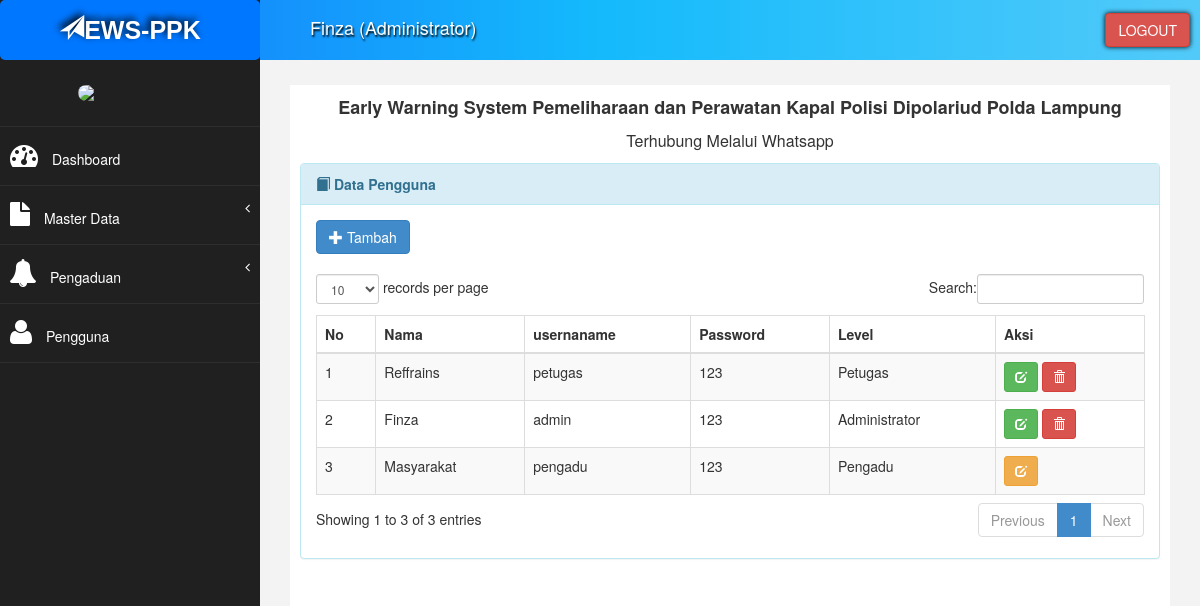
Page /index?page=user_data (signed in) on the committed database.
### tables this page shows
CREATE TABLE `tb_pengguna` (
  `id_pengguna` varchar(50) NOT NULL,
  `nama_pengguna` varchar(30) NOT NULL,
  `username` varchar(30) NOT NULL,
  `password` varchar(20) NOT NULL,
  `level` enum('Administrator','Petugas','Pengadu') NOT NULL DEFAULT 'Pengadu',
  `grup` enum('A','B') NOT NULL DEFAULT 'B'
);

### admin/pengguna/pengguna_tampil.php (the view)
<div class="panel panel-info">
	<div class="panel-heading">
		<i class="glyphicon glyphicon-book"></i>
		<b>Data Pengguna</b>
	</div>
	<div class="panel-body">
		<div class="table-responsive">
			<table class="table table-striped table-bordered table-hover" id="dataTables-example">
				<thead>
					<tr>
						<th>No</th>
						<th>Nama</th>
						<th>usernaname</th>
						<th>Password</th>
						<th>Level</th>
						<th>Aksi</th>
					</tr>
				</thead>
				<tbody>
					<?php
                        $no = 1;
                        $sql = $koneksi->query("select * from tb_pengguna order by grup asc");
                        while ($data= $sql->fetch_assoc()) {
                    ?>
					<tr>
						<td>
							<?php echo $no++; ?>
						</td>
						<td>
							<?php echo $data['nama_pengguna']; ?>
						</td>
						<td>
							<?php echo $data['username']; ?>
						</td>
						<td>
							<?php echo $data['password']; ?>
						</td>
						<td>
							<?php echo $data['level']; ?>
						</td>
						<td>
							<?php $grup = $data['grup'];?>
							<?php if($grup == "A"){?>
							<a href="?page=pengguna_ubah&kode=<?php echo $data['id_pengguna']; ?>" title="Ubah"
							 class="btn btn-success btn-sm">
								<i class="glyphicon glyphicon-edit"></i>
							</a>
							<a href="?page=pengguna_hapus&kode=<?php echo $data['id_pengguna']; ?>" onclick="return confirm('Apakah anda yakin hapus pengguna ini ?')"
							 title="Hapus" class="btn btn-danger btn-sm">
								<i class="glyphicon glyphicon-trash"></i>
							</a>
							<?php }else{ ?>
							<a href="?page=pedu_ubah&kode=<?php echo $data['id_pengguna']; ?>" title="Ubah"
							 class="btn btn-warning btn-sm">
								<i class="glyphicon glyphicon-edit"></i>
							</a>
							<?php } ?>
						</td>
					</tr>
					<?php
                        }
                    ?>
					<a href="?page=pengguna_tambah" class="btn btn-primary">
						<i class="glyphicon glyphicon-plus"></i> Tambah</a>
					<br>
					<br>
				</tbody>
		</div>
	</div>
</div>

### index.php (shortened to what this page needs)
<?php
if (isset($_SESSION['ses_nama']) == "") {
  header("location: login");
} else {
  $data_nama = $_SESSION["ses_nama"];
  $data_level = $_SESSION["ses_level"];
}
include "inc/koneksi.php";
?>
<!DOCTYPE html>
<html xmlns="http://www.w3.org/1999/xhtml">
<head>
  <link href="assets/css/bootstrap.css" rel="stylesheet" />
  <link href="assets/css/font-awesome.css" rel="stylesheet" />
  <link href="assets/css/style.css" rel="stylesheet" />
  <link rel="stylesheet" href="dist/css/select2.min.css" />
  <link href="assets/js/dataTables/dataTables.bootstrap.css" rel="stylesheet" />
</head>
<body>
  <div id="wrapper">
    <nav class="navbar navbar-default navbar-cls-top " role="navigation" style="margin-bottom: 0">
      <div class="navbar-header">
        <a href="index.php" class="navbar-brand">
          <i class="glyphicon glyphicon-send"></i>EWS-PPK</a>
      </div>
      <div class="namalevel">
        <?= $data_nama; ?>
        (<?= $data_level; ?>)
      </div>
      <?php if ($data_level == "Administrator") { ?>
        <div style="float : right;">
          <a href="logout" onclick="return confirm('Apakah anda yakin ingin keluar dari aplikasi ini ?')" class="btn btn-danger square-btn-adjust">LOGOUT</a>
        </div>
      <?php
      }
      ?>
    </nav>
    <nav class="navbar-default navbar-side" role="navigation">
      <div class="sidebar-collapse">
        <ul class="nav" id="main-menu">
          <li class="text-center">
            <img src="assets/img/depan.png" class="user-image img-responsive" width="40%" />
          </li>
          <?php
          if ($data_level == "Administrator") {
          ?>
            <li>
              <a href="?page=admin-def">
                <i class="fa fa-dashboard fa-2x"></i> Dashboard</a>
            </li>
            <li>
              <a href="#">
                <i class="fa fa-file fa-2x"></i> Master Data
                <span class="fa arrow"></span>
              </a>
            </li>
            <li>
              <a href="#">
                <i class="fa fa-bell fa-2x"></i> Pengaduan
                <span class="fa arrow"></span>
              </a>
            </li>
            <li>
              <a href="?page=user_data">
                <i class="fa fa-user fa-2x"></i> Pengguna</a>
            </li>
      <?php
          }
      ?>
      </div>
    </nav>
    <div id="page-wrapper">
      <div id="page-inner">
        <div class="row">
          <div class="col-md-12">
            <h4 id="marquee">
              <b> Early Warning System Pemeliharaan dan Perawatan Kapal Polisi Dipolariud Polda Lampung</b>
              <p style="margin-top: -10px;">Terhubung Melalui Whatsapp</p>
            </h4>
            <?php
            if (isset($_GET['page'])) {
              $hal = $_GET['page'];
              switch ($hal) {
                case 'user_data':
                  include "admin/pengguna/pengguna_tampil.php";
                  break;
              }
            }
            ?>
          </div>
        </div>
</body>
</html>

### assets/css/style.css (style rules this page uses)
#wrapper { width: 100%; background: #202020; }
#page-wrapper { padding: 15px 15px; min-height: 600px; background: #f3f3f3; }
#page-inner { width: 100%; margin: 10px 20px 10px 0px; background-color: #fff !important; padding: 10px; min-height: 1200px; }
.text-center { text-align: center; }
h4 { padding-top: 10px; }
.square-btn-adjust { box-shadow: #000 0px 0px 5px; }
p { font-size: 16px; line-height: 25px; padding-top: 20px; }
.namalevel { color: rgb(255, 255, 255); padding: 15px 50px 5px 50px; text-shadow: rgb(0, 0, 0) 1px 2px 2px; margin-right: 5px; float: left; font-size: 18px; }
.user-image { margin: 25px auto; -webkit-border-radius: 10px; -moz-border-radius: 10px; border-radius: 10px; max-height: 170px; max-width: 170px; }
.navbar-cls-top .navbar-brand { color: #fff; background: #0077ff; width: 260px; text-shadow: rgb(0, 0, 0) -3px -3px 7px; text-align: center; height: 60px; border-radius: 5px; font-family: "Trebuchet MS", "Lucida Sans Unicode", "Lucida Grande", "Lucida Sans", Arial, sans-serif; font-size: 25px; font-weight: 700; }
.arrow { float: right; }
.fa.arrow:before { content: "\f104"; }
.sidebar-collapse, .sidebar-collapse .nav { background: none; }
.sidebar-collapse .nav { padding: 0; }
.sidebar-collapse .nav > li > a { color: #fff; background: #202020; text-shadow: none; }
.sidebar-collapse > .nav > li > a { padding: 15px 10px; }
.sidebar-collapse > .nav > li { border-bottom: 1px solid rgba(107, 108, 109, 0.19); }
.navbar-side { border: none; background-color: #202020; }
.navbar-cls-top { background-image: linear-gradient(to right, #1471fc, #14bafc, #52caf9); border-bottom: none; }
.navbar-default { border: 0px solid black; }
.navbar-header { background: #202020; }
.nav > li > a > i { margin-right: 10px; }
@media (min-width: 768px) { #page-wrapper { margin: 0 0 0 260px; padding: 15px 30px; min-height: 1200px; } }
@media (min-width: 768px) { .navbar-side { z-index: 1; position: absolute; width: 260px; } }
@media (min-width: 768px) { .navbar { border-radius: 0px; } }
@media (min-width: 454px) { .square-btn-adjust { margin-top: 13px; margin-right: 10px; float: right; } }

### index.php (style rules this page uses)
#marquee { margin-top: -8px; text-align: center; }

### rows in the picture
tb_pengguna: nama_pengguna "Reffrains", username "petugas", password "123", level "Petugas"
tb_pengguna: nama_pengguna "Finza", username "admin", password "123", level "Administrator"
tb_pengguna: nama_pengguna "Masyarakat", username "pengadu", password "123", level "Pengadu"

### other values in the picture
$data_nama "Finza"
$data_level "Administrator"
